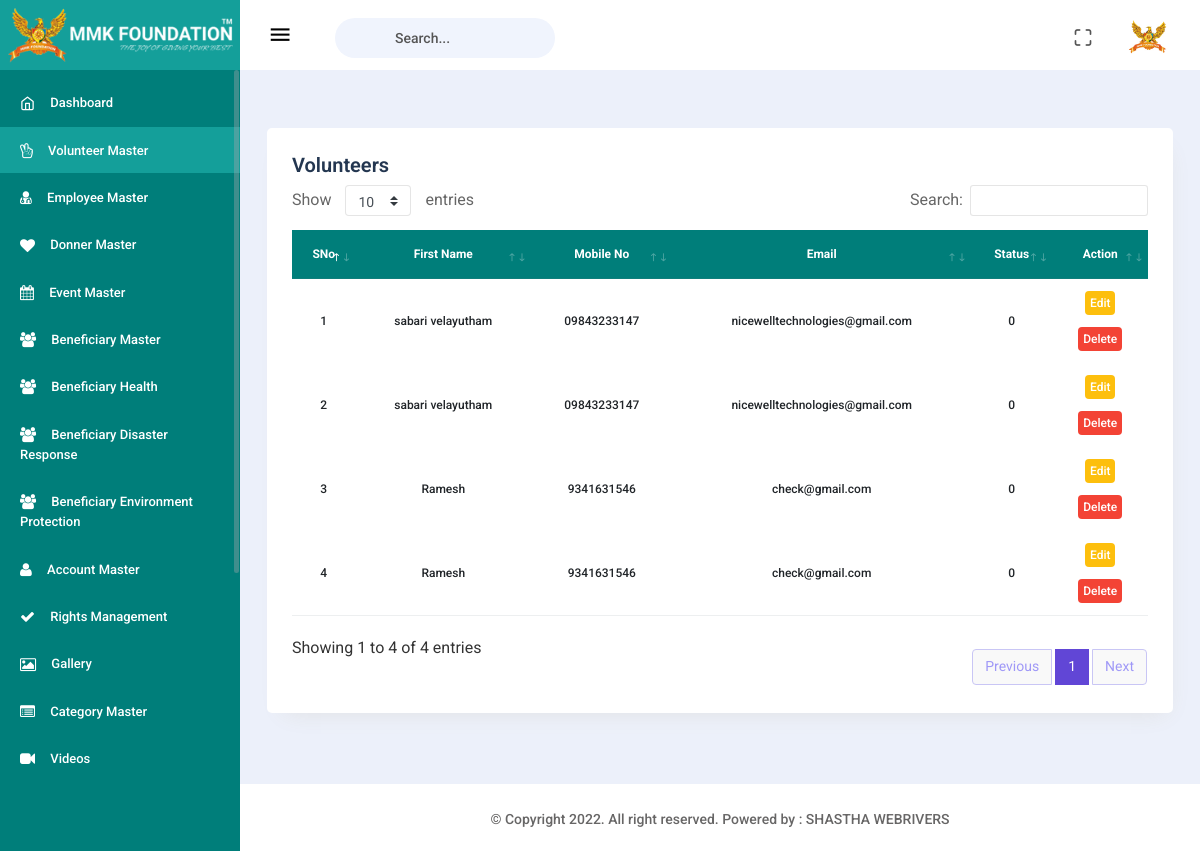
The app's page /adm/volunteers.php (signed in) with its own data.
### tables this page shows
CREATE TABLE `volunteersindividuals` (
  `volunteersindividualsid` int(11) NOT NULL,
  `volunteersindividualsno` varchar(255) NOT NULL,
  `password` varchar(255) NOT NULL,
  `name` varchar(255) NOT NULL,
  `mobileno` varchar(255) NOT NULL,
  `email` varchar(255) NOT NULL,
  `dob` varchar(255) NOT NULL,
  `location` varchar(255) NOT NULL,
  `whatsapp` varchar(255) NOT NULL,
  `newsletter` varchar(255) NOT NULL,
  `pincode` varchar(255) NOT NULL,
  `organization` varchar(255) NOT NULL,
  `volunteerimg` varchar(255) NOT NULL,
  `creatdate` timestamp NOT NULL DEFAULT CURRENT_TIMESTAMP,
  `modifydate` varchar(255) NOT NULL,
  `status` int(11) NOT NULL
);

### adm/volunteers.php (the view, shortened to what this page needs)
<?php
 if (!isset($_SESSION['admin_name'])) {
    header("location: index.php");
 }
 else {
    include('includes/header.php');
    include('includes/sidebar.php');
 ?>
    <div class="main-content page-content">
        <div class="main-content-inner">
            <div class="row">
                <div class="col-12 mt-4">
                    <div class="card">
                        <div class="card-body">
                            <h4 class="header-title">Volunteers</h4>
                            <div class="table-responsive datatable-primary">
                                <table id="dataTable2" class="text-center">
                                    <thead class="text-capitalize">
                                    <tr>
                                        <th>SNo</th>
                                        <th>First Name</th>
                                        <th>Mobile No</th>
                                        <th>Email</th>
                                        <th>Status</th>
                                        <th>Action</th>
                                    </tr>
                                    </thead>
                                    <tbody>
                                    <?php
                                        $selectvolunteerquery = "select * from volunteersindividuals";
                                              $runvolunteerQuery = mysqli_query($con,$selectvolunteerquery);
                                               $serialNum = 1;
                                               while ($rowvolunteerquery = mysqli_fetch_array($runvolunteerQuery)) {
                                                $serialNumber = $serialNum++;
                                                $volunteersindividualsid = $rowvolunteerquery['volunteersindividualsid'];
                                                $name = $rowvolunteerquery['name'];
                                                $mobileno = $rowvolunteerquery['mobileno'];
                                                $email = $rowvolunteerquery['email'];
                                                $status = $rowvolunteerquery['status'];
                                           ?>
                                    <tr>
                                        <td><?= $serialNumber; ?></td>
                                        <td><?= $name; ?></td>
                                        <td><?= $mobileno; ?></td>
                                        <td><?= $email; ?></td>
                                         <td><?= $status; ?></td>
                                        <td>
                                            <a href="volunteersedit.php?volunteersedit=<?= $volunteersindividualsid; ?>" class="label label-sm label-warning">Edit</a><br><br>
                                           <a href="edit/delete.php?volunteersindividualsid=<?= $volunteersindividualsid; ?>" class="label label-sm label-danger">Delete</a>
                                        </td>
                                    </tr>
                                    <?php } ?>
                                    </tbody>
                                </table>
                            </div>
                        </div>
                    </div>
                </div>
            </div>
        </div>
    </div>
<?php include('includes/footer.php') ?>
<?php } ?>

### records on screen
volunteersindividuals: serialNumber "1", name "sabari velayutham", mobileno "09843233147", email "nicewelltechnologies@gmail.com", status "0"
volunteersindividuals: serialNumber "2", name "sabari velayutham", mobileno "09843233147", email "nicewelltechnologies@gmail.com", status "0"
volunteersindividuals: serialNumber "3", name "Ramesh", mobileno "9341631546", email "check@gmail.com", status "0"
volunteersindividuals: serialNumber "4", name "Ramesh", mobileno "9341631546", email "check@gmail.com", status "0"
